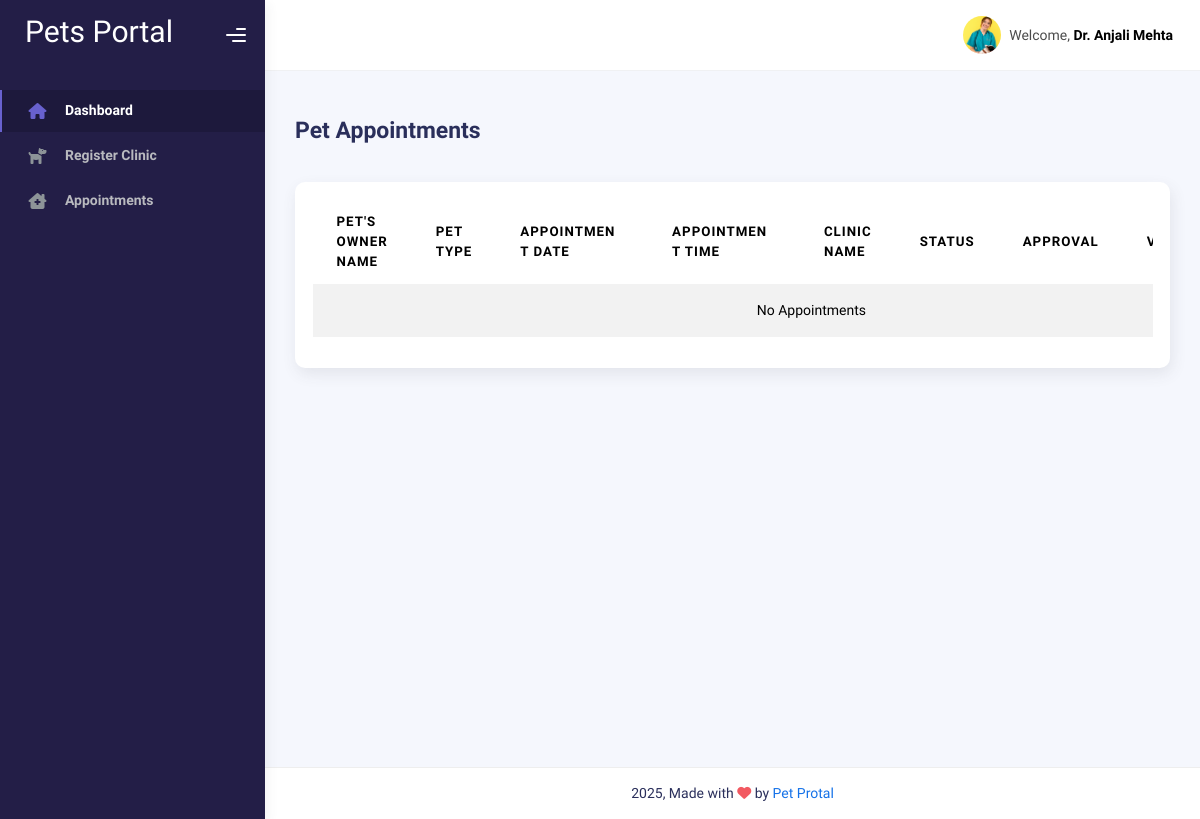
Page /doctor_appointments.php (signed in) on the earlier database version.
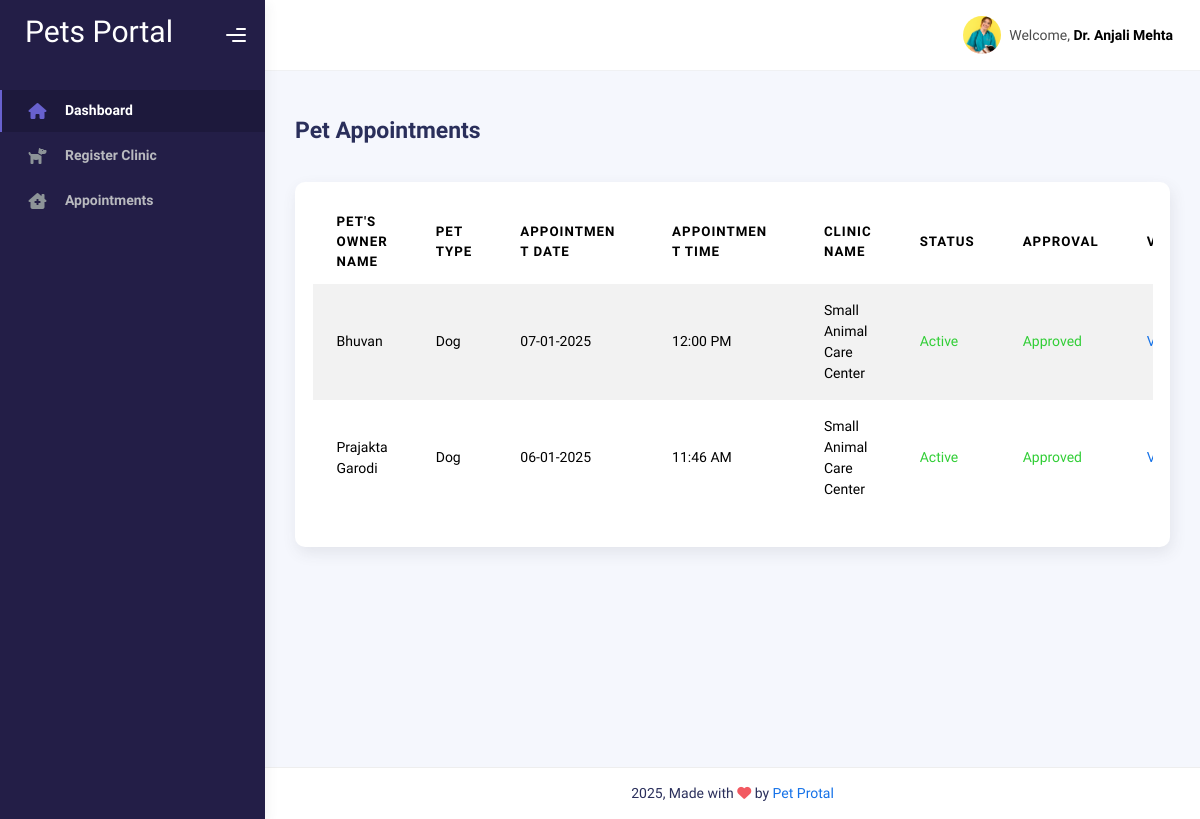
Same page on the later database version.
### tables this page shows
CREATE TABLE IF NOT EXISTS `doctor` (
  `doctor_id` int NOT NULL AUTO_INCREMENT,
  `name` varchar(255) NOT NULL,
  `email` varchar(255) NOT NULL,
  `phone` varchar(10) NOT NULL,
  `dob` varchar(10) NOT NULL,
  `address` varchar(255) NOT NULL,
  `gender` varchar(25) NOT NULL,
  `password` varchar(255) NOT NULL,
  `profile` text,
  `license_no` varchar(10) NOT NULL,
  `specialization` text,
  `experience` text,
  `certification` text,
  `role_id` int DEFAULT '3',
  `created_at` timestamp NULL DEFAULT CURRENT_TIMESTAMP,
  `updated_at` timestamp NULL DEFAULT CURRENT_TIMESTAMP ON UPDATE CURRENT_TIMESTAMP,
  `status` varchar(10) DEFAULT 'Inactive',
  `approval` varchar(10) DEFAULT 'Pending',
  PRIMARY KEY (`doctor_id`),
  UNIQUE KEY `phone` (`phone`),
  KEY `role_id` (`role_id`)
);

CREATE TABLE IF NOT EXISTS `appointment` (
  `appointment_id` int NOT NULL AUTO_INCREMENT,
  `appointment_date` date NOT NULL,
  `appointment_time` time NOT NULL,
  `appointment_description` text NOT NULL,
  `doctor_id` int DEFAULT NULL,
  `user_id` int DEFAULT NULL,
  `clinic_id` int DEFAULT NULL,
  `created_at` timestamp NULL DEFAULT CURRENT_TIMESTAMP,
  `updated_at` timestamp NULL DEFAULT CURRENT_TIMESTAMP ON UPDATE CURRENT_TIMESTAMP,
  `status` varchar(255) NOT NULL DEFAULT 'active',
  `pet_id` int DEFAULT NULL,
  `approval` varchar(20) DEFAULT 'Pending',
  `visit` varchar(20) DEFAULT 'Pending',
  PRIMARY KEY (`appointment_id`),
  KEY `user_id` (`user_id`),
  KEY `doctor_id` (`doctor_id`),
  KEY `clinic_id` (`clinic_id`),
  KEY `pet_id` (`pet_id`)
);

CREATE TABLE IF NOT EXISTS `users` (
  `user_id` int NOT NULL AUTO_INCREMENT,
  `username` varchar(50) NOT NULL,
  `email` varchar(100) NOT NULL,
  `password` varchar(255) NOT NULL,
  `phone` varchar(10) NOT NULL,
  `address` varchar(255) NOT NULL,
  `gender` varchar(15) NOT NULL,
  `dob` date NOT NULL,
  `role_id` int DEFAULT NULL,
  `created_at` timestamp NULL DEFAULT CURRENT_TIMESTAMP,
  `updated_at` timestamp NULL DEFAULT CURRENT_TIMESTAMP ON UPDATE CURRENT_TIMESTAMP,
  `status` varchar(255) NOT NULL DEFAULT 'Active',
  `profile` text,
  PRIMARY KEY (`user_id`),
  UNIQUE KEY `username` (`username`),
  UNIQUE KEY `email` (`email`),
  UNIQUE KEY `phone` (`phone`),
  KEY `role_id` (`role_id`)
);

CREATE TABLE IF NOT EXISTS `pets` (
  `pet_id` int NOT NULL AUTO_INCREMENT,
  `name` varchar(255) NOT NULL,
  `type` varchar(255) NOT NULL,
  `breed` varchar(255) NOT NULL,
  `dob` date NOT NULL,
  `gender` varchar(15) NOT NULL,
  `color` varchar(255) NOT NULL,
  `weight` varchar(10) NOT NULL,
  `image` varchar(100) NOT NULL,
  `medical` text NOT NULL,
  `note` text,
  `user_id` int DEFAULT NULL,
  `created_at` timestamp NULL DEFAULT CURRENT_TIMESTAMP,
  `updated_at` timestamp NULL DEFAULT CURRENT_TIMESTAMP ON UPDATE CURRENT_TIMESTAMP,
  `status` varchar(255) NOT NULL DEFAULT 'active',
  PRIMARY KEY (`pet_id`),
  KEY `user_id` (`user_id`)
);

CREATE TABLE IF NOT EXISTS `clinic` (
  `clinic_id` int NOT NULL AUTO_INCREMENT,
  `name` varchar(255) NOT NULL,
  `address` varchar(255) NOT NULL,
  `phone` varchar(10) NOT NULL,
  `doctor_id` int NOT NULL,
  `open_time` time NOT NULL,
  `close_time` time NOT NULL,
  `open_days` varchar(100) NOT NULL,
  `close_days` varchar(100) NOT NULL,
  `fees` text NOT NULL,
  `created_at` timestamp NULL DEFAULT CURRENT_TIMESTAMP,
  `updated_at` timestamp NULL DEFAULT CURRENT_TIMESTAMP ON UPDATE CURRENT_TIMESTAMP,
  `status` varchar(10) NOT NULL DEFAULT 'Inactive',
  `approval` varchar(10) DEFAULT 'Pending',
  `pet_type` text,
  `photo` text,
  `email` text,
  `rating` varchar(10) DEFAULT NULL,
  `about_us` text,
  PRIMARY KEY (`clinic_id`),
  UNIQUE KEY `phone` (`phone`),
  KEY `doctor_id` (`doctor_id`)
);

### doctor_appointments.php (the view, shortened to what this page needs)
<!DOCTYPE html>
<html lang="en">
<head>
    <link rel="stylesheet" href="https://cdnjs.cloudflare.com/ajax/libs/font-awesome/6.6.0/css/all.min.css" />
    <link rel="stylesheet" href="/assets/css/dashboard_css/bootstrap.min.css" />
    <link rel="stylesheet" href="/assets/css/dashboard_css/plugins.min.css" />
    <link rel="stylesheet" href="/assets/css/dashboard_css/kaiadmin.min.css" />
    <link rel="stylesheet" href="/assets/css/dashboard_css/demo.css" />
</head>
<body>
    <div class="wrapper">
        <?php
        include("common/doctor-sidebar.php");
        if ($row['role_id'] == 3) {
        ?>
            <div class="container">
                <div class="page-inner">
                    <div class="page-header">
                        <h3 class="fw-bold mb-3">Pet Appointments</h3>
                    </div>
                    <div class="row">
                        <div class="col-md-12">
                            <div class="card">
                                <div class="card-body">
                                    <div class="table-responsive">
                                        <table id="add-row" class="display table table-striped table-hover">
                                            <thead>
                                                <tr>
                                                    <th>Pet's Owner Name</th>
                                                    <th>Pet Type</th>
                                                    <th>Appointment Date</th>
                                                    <th>Appointment Time</th>
                                                    <th>Clinic Name</th>
                                                    <th>Status</th>
                                                    <th>Approval</th>
                                                    <th>Visit</th>
                                                </tr>
                                            </thead>
                                            <tbody>
                                                <?php
                                                $doctor_id = $row['doctor_id'];
                                                $user_table = "SELECT * FROM appointment WHERE doctor_id = $doctor_id ORDER BY created_at DESC ;";
                                                $user_result = mysqli_query($conn, $user_table);
                                                if (mysqli_num_rows($user_result) >0) {
                                                    while( $apt = mysqli_fetch_assoc($user_result)) {
                                                        $user_id = $apt['user_id'];
                                                        $clinic_id = $apt['clinic_id'];
                                                        $user_info = mysqli_query($conn, "SELECT * FROM users WHERE user_id = $user_id");
                                                        $user_data = mysqli_fetch_assoc($user_info);
                                                        $clinic_result = mysqli_query($conn, "SELECT * FROM clinic WHERE clinic_id = $clinic_id;");
                                                        $clinic_data = mysqli_fetch_assoc($clinic_result);
                                                        $pet_result = mysqli_query($conn, "SELECT * FROM pets WHERE user_id = $user_id");
                                                        $pet_data = mysqli_fetch_assoc($pet_result);
                                                ?>
                                                        <tr>
                                                            <td>
                                                                <?php echo $user_data['username'] ?>
                                                            </td>
                                                            <td><?php echo $pet_data['type'] ?></td>
                                                            <td><?php $date =  date_create($apt['appointment_date']);
                                                                echo date_format($date, "d-m-Y") ?></td>
                                                            <td><?php $time =  date_create($apt['appointment_time']);
                                                                echo date_format($time, "h:i A") ?></td>
                                                            <td><?php echo $clinic_data['name'] ?></td>
                                                            <td><?php
                                                                if ($apt['status'] == "active") {
                                                                    echo "<span class='text-success'>Active</span>
                                                     </td>";
                                                                } else {
                                                                    echo "<span class='text-danger'>Inactive</span>
                                                     </td>";
                                                                }
                                                                ?>
                                                            <td>
                                                                <?php
                                                                if ($apt['approval'] == "Pending") {
                                                                    echo "<span class='text-warning'>Pending</span>";
                                                                } elseif ($apt['approval'] == "Approved") {
                                                                    echo "<span class='text-success'>Approved</span>";
                                                                } elseif ($apt['approval'] == "Rejected") {
                                                                    echo "<span class='text-danger'>Rejected</span>";
                                                                }
                                                                ?>
                                                            </td>
                                                            <td>
                                                            <?php
                                                                if ($apt['visit'] == "Pending") {
                                                                    echo "<span class='text-warning'>Pending</span>";
                                                                } elseif ($apt['visit'] == "Booked") {
                                                                    echo "<span class='text-success'>Booked</span>";
                                                                } elseif ($apt['visit'] == "Visited") {
                                                                    echo "<span class='text-primary'>Visited</span>";
                                                                }
                                                                ?>
                                                            </td>
                                                        </tr>
                                                <?php
                                                    }
                                                } else {
                                                    echo "<td colspan=9 class='text-center'>No  Appointments </td>";
                                                }
                                                ?>
                                            </tbody>
                                        </table>
                                    </div>
                                </div>
                            </div>
                        </div>
                    </div>
                </div>
            </div>
            <?php
            include("common/footer.php");
            ?>
        <?php
        }
        ?>
    </div>

### common/doctor-sidebar.php (shortened to what this page needs)
<?php
include("connection.php");
?>
<!DOCTYPE html>
<html lang="en">
<head>
    <link rel="stylesheet" href="https://cdnjs.cloudflare.com/ajax/libs/font-awesome/6.6.0/css/all.min.css" />
    <link rel="stylesheet" href="/assets/css/dashboard_css/bootstrap.min.css" />
    <link rel="stylesheet" href="/assets/css/dashboard_css/plugins.min.css" />
    <link rel="stylesheet" href="/assets/css/dashboard_css/kaiadmin.min.css" />
    <link rel="stylesheet" href="/assets/css/dashboard_css/demo.css" />
</head>
<body>
    <?php
    $user = $_SESSION['username'];
    $sql = "SELECT * FROM doctor WHERE name = '$user';";
    $result = mysqli_query($conn, $sql);
    $row = mysqli_fetch_assoc($result);
    if ($row['role_id'] == 3) {
        ?>
        <div class="sidebar" data-background-color="dark">
            <div class="sidebar-logo">
                <div class="logo-header" data-background-color="dark">
                    <a href="/doctor-dashboard.php" class="logo">
                        <h1 class="text-white">Pets Portal</h1>
                    </a>
                    <div class="nav-toggle">
                        <button class="btn btn-toggle toggle-sidebar">
                            <i class="gg-menu-right"></i>
                        </button>
                    </div>
                </div>
            </div>
            <div class="sidebar-wrapper scrollbar scrollbar-inner">
                <div class="sidebar-content">
                    <ul class="nav nav-secondary">
                        <li class="nav-item active">
                            <a class="nav-link" href="doctor-dashboard.php">
                                <i class="fas fa-home"></i>
                                <p>Dashboard</p>
                            </a>
                        </li>
                        <li class="nav-item">
                            <a class="nav-link" href="clinic_register.php">
                                <i class="fa-solid fa-dog"></i>
                                <p>Register Clinic</p>
                            </a>
                        </li>
                        <li class="nav-item">
                            <a class="nav-link" href="doctor_appointments.php">
                                <i class="fa-solid fa-house-chimney-medical"></i>
                                <p>Appointments</p>
                            </a>
                        </li>
                    </ul>
                </div>
            </div>
        </div>
        <div class="main-panel">
            <div class="main-header">
                <nav class="navbar navbar-header navbar-header-transparent navbar-expand-lg border-bottom">
                    <div class="container-fluid">
                        <ul class="navbar-nav topbar-nav ms-md-auto align-items-center">
                            <li class="nav-item topbar-user dropdown hidden-caret">
                                <a class="dropdown-toggle profile-pic" data-bs-toggle="dropdown" href="#"
                                    aria-expanded="false">
                                    <div class="avatar-sm">
                                        <img src="assets/images/doctors/<?php echo $row['profile'] ?>" alt="..."
                                            class="avatar-img rounded-circle" />
                                    </div>
                                    <span class="profile-username">
                                        <span class="op-7">Welcome,</span>
                                        <span class="fw-bold"><?php echo $row['name'] ?></span>
                                    </span>
                                </a>
                            </li>
                        </ul>
                    </div>
                </nav>
            </div>
            <?php
    }
    ?>
</body>
</html>

### common/footer.php
<footer class="footer">
    <div class="container-fluid d-flex justify-content-center ">
        <div class="copyright">
            2025, Made with <i class="fa fa-heart heart text-danger"></i> by
            <a href="#">Pet Protal</a>
        </div>
    </div>
</footer>

Differences in the rows shown:
added appointment: user.username "Bhuvan", pet.type "Dog", appointment_date "07-01-2025", appointment_time "12:00 PM", clinic.name "Small Animal Care Center", status "Active", approval "Approved"
added appointment: user.username "Prajakta Garodi", pet.type "Dog", appointment_date "06-01-2025", appointment_time "11:46 AM", clinic.name "Small Animal Care Center", status "Active", approval "Approved"
Other differences:
text no longer shown: "No Appointments"
